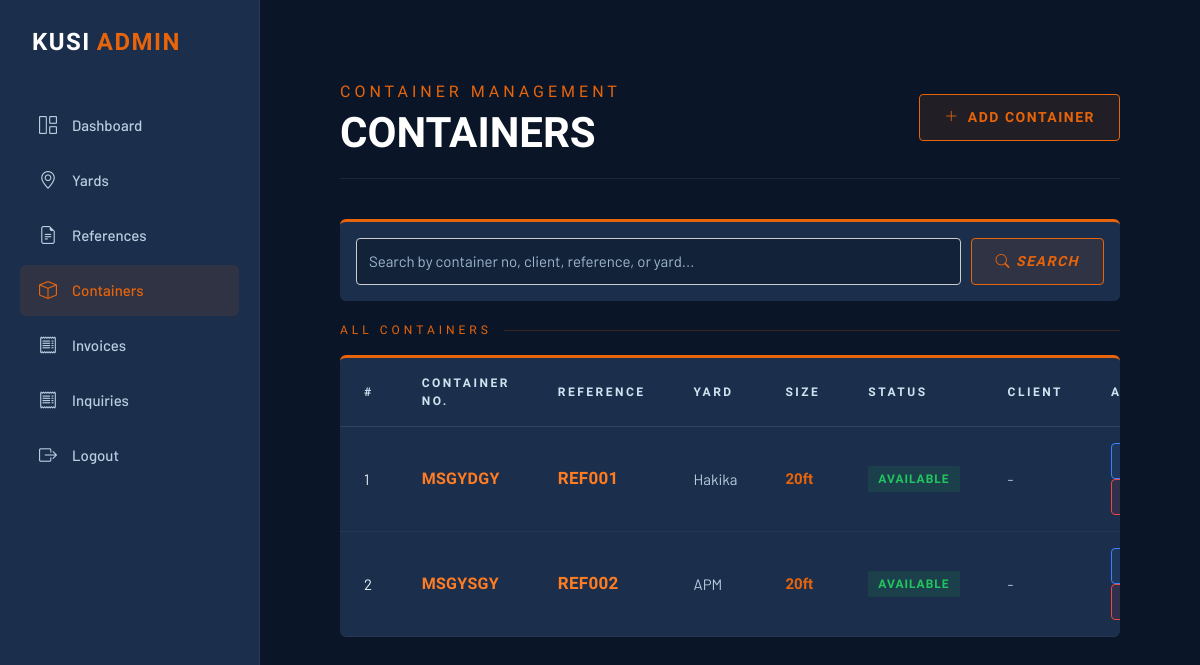
Page /containers/ on the committed database.
### yard/models.py (models this page shows, shortened)
class Container(models.Model):
    AVAILABLE = 'Available'
    OUT_OF_YARD = 'Out of Yard'
    RESERVED = 'Reserved'
    STATUS_CHOICES = (
        (AVAILABLE, 'Available'),
        (OUT_OF_YARD, 'Out of Yard'),
        (RESERVED, 'Reserved'),
    )
    reference = models.ForeignKey(Reference, on_delete=models.CASCADE, related_name='containers')
    container_no = models.CharField(max_length=120, unique=True)
    slug = models.SlugField(blank=True, unique=True)
    size = models.CharField(max_length=120, choices=SIZE_CHOICES, blank=True, null=True)
    status = models.CharField(max_length=120, choices=STATUS_CHOICES, blank=True, null=True)
    client_name = models.CharField(max_length=120, blank=True, null=True)
    phone_number = models.CharField(max_length=120, blank=True, null=True)
    date = models.DateField(blank=True, null=True)

class Reference(models.Model):
    reference_no = models.CharField(max_length=120, unique=True)
    slug = models.SlugField(blank=True, unique=True)
    yard = models.ForeignKey(Yard, on_delete=models.CASCADE, related_name='references')

class Yard(models.Model):
    name = models.CharField(max_length=120)
    slug = models.SlugField(blank=True, unique=True)
    location = models.CharField(max_length=120, blank=True, null=True)
    capacity = models.PositiveIntegerField(default=0)

### yard/views.py (the view, shortened to what this page needs)
def container_list(request):
    query = request.GET.get('q', '')
    containers = Container.objects.select_related(
        'reference',
        'reference__yard'
    ).all().order_by('container_no')
    context = {
        'containers': containers,
        'query': query
    }
    return render(request, 'containers/container_list.html', context)

### yard/context_processors.py (called while the page is built)
def unread_inquiries(request):
    if not request.user.is_authenticated:
        return {}
    return {
        'unread_inquiry_count': Inquiry.objects.filter(
            status=Inquiry.Status.NEW
        ).count()
    }

### templates/containers/container_list.html (shortened to what this page needs)
{% extends 'base.html' %}
{% block content %}
<div class="kusi-wrapper">
    <div class="kusi-dashboard">
        <div class="page-header">
            <div>
                <div class="page-tag">Container Management</div>
                <h1 class="page-title">Containers</h1>
            </div>
            <a
                href="{% url 'create_container' %}"
                class="btn-kusi btn-kusi-primary">
                <i class="bi bi-plus-lg"></i>
                Add Container
            </a>
        </div>
        <div class="kusi-card" style="margin-bottom: 20px; padding: 16px;">
            <form method="GET" action="{% url 'container_list' %}" style="display: flex; gap: 10px;">
                <input
                    type="text"
                    name="q"
                    value="{{ query }}"
                    placeholder="Search by container no, client, reference, or yard..."
                    class="form-control"
                    style="flex: 1; padding: 8px 12px; border: 1px solid var(--gray-light, #ccc); border-radius: 4px;"
                >
                <button type="submit" class="btn-kusi btn-kusi-primary">
                    <i class="bi bi-search"> Search</i>
                </button>
            </form>
        </div>
        <div class="section-label">All Containers</div>
        <div class="kusi-card">
            <div class="table-responsive">
                <table>
                    <thead>
                        <tr>
                            <th>#</th>
                            <th>Container No.</th>
                            <th>Reference</th>
                            <th>Yard</th>
                            <th>Size</th>
                            <th>Status</th>
                            <th>Client</th>
                            <th>Actions</th>
                        </tr>
                    </thead>
                    <tbody>
                        {% for container in containers %}
                        <tr>
                            <td>{{ forloop.counter }}</td>
                            <td>
                                <a href="{% url 'container_detail' container.slug %}" class="container-link">
                                    {{ container.container_no }}
                                </a>
                            </td>
                            <td>
                                <a href="{% url 'reference_detail' container.reference.slug %}" class="ref-link">
                                    {{ container.reference.reference_no }}
                                </a>
                            </td>
                            <td style="color:var(--gray)">
                                {{ container.reference.yard.name }}
                            </td>
                            <td>
                                <span class="size-tag">{{ container.size|default:"-" }}</span>
                            </td>
                            <td>
                                {% if container.status %}
                                <span class="status-dot
                                    {% if container.status == 'Available' %}available
                                    {% elif container.status == 'Out of Yard' %}out
                                    {% elif container.status == 'Reserved' %}reserved
                                    {% else %}available{% endif %}">
                                    {{ container.status }}
                                </span>
                                {% else %}
                                    -
                                {% endif %}
                            </td>
                            <td style="color:var(--gray)">
                                {{ container.client_name|default:"-" }}
                            </td>
                            <td>
                                <a
                                    href="{% url 'container_detail' container.slug %}"
                                    class="btn-kusi-sm btn-kusi-view">
                                </a>
                                <a
                                    href="{% url 'delete_container' container.slug %}"
                                    class="btn-kusi-sm btn-kusi-delete">
                                </a>
                            </td>
                        </tr>
                        {% endfor %}
                    </tbody>
                </table>
            </div>
        </div>
    </div>
</div>
{% endblock %}

### rows in the picture
Container: container_no "MSGYDGY", reference.reference_no "REF001", reference.yard.name "Hakika", size "20ft", status "AVAILABLE", client_name "-"
Container: container_no "MSGYSGY", reference.reference_no "REF002", reference.yard.name "APM", size "20ft", status "AVAILABLE", client_name "-"
